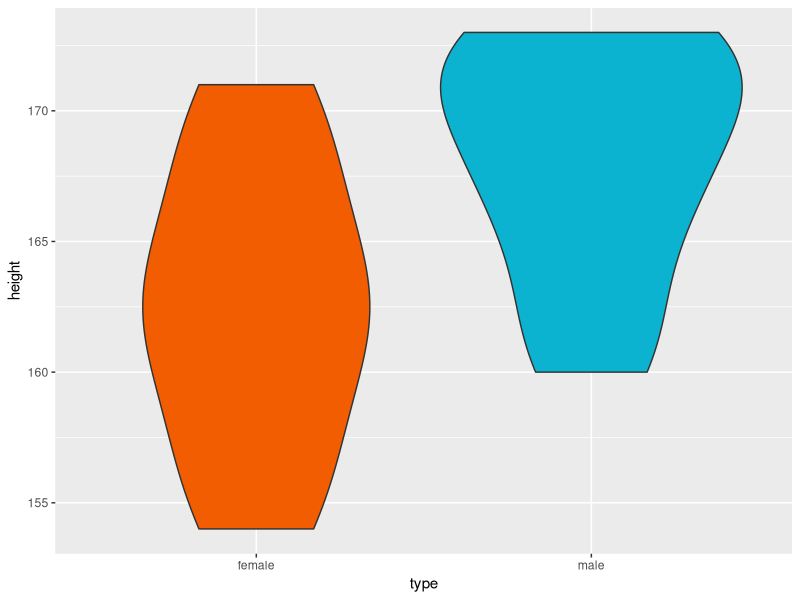

The R source for this figure:
## ---- chunk 1
set.seed(123)
# 正規分布に従う、平均167、分散4の乱数を30個生成し、母集団とする
# 母集団は一般に未知であるが、ここでは「神の視点」で母集団の性質を知っていると仮定する
x <- 
  floor(rnorm(n = 30, mean = 167, sd = sqrt(4)))

sample_x <- 
  sample(x, size = 10, replace = FALSE)
## ---- chunk 2
# 標本集団の平均値（標本平均）
mean(sample_x)

# 母集団の平均値（母平均）
mean(x)
## ---- chunk 3
# 偏りのある標本から得られた標本の標本平均
# たまたま、身長が低い生徒から標本が得られたと仮定する
sample_x2 <- 
  sort(x)[1:10]
mean(sample_x2)
#> [1] 164.2
## ---- chunk 4
n <- length(sample_x) # 標本の大きさ
t <- qt(0.975, df = n - 1) # t分布の上側2.5%点。自由度(degree of freedom)はn-1
s <- sd(sample_x)

standard_error <- sd(sample_x) / sqrt(n) # 標準誤差

# 信頼水準95%の信頼区間（95%信頼区間）
(lower_limit <- mean(sample_x) - t * standard_error) # 信頼区間の下限
(upper_limit <- mean(sample_x) + t * standard_error) # 信頼区間の上限
## ---- chunk 5
# 信頼区間の下限と上限、95%信頼区間であることを出力
t.test(sample_x)$conf.int

# 信頼区間の下限と上限、99%信頼区間であることを出力
# t.test(sample_x, conf.level = 0.99)$conf.int
## ---- chunk 6
# 信頼区間の範囲に母平均が含まれる
dplyr::between(mean(x), lower_limit, upper_limit)

# 100個の標本について信頼区間を求めると、平均して5つは母平均を含まない値を得る
set.seed(123456)
d <- tibble::as_tibble(as.data.frame(matrix(nrow = 100, ncol = 3)))
for (i in seq.int(100)) {
  ci <- t.test(sample(x, size = 10, replace = FALSE))$conf.int
  d[i, ] <- tibble::tibble(
    lower_limit = ci[1],
    upper_limit = ci[2],
    mean_x = mean(x)
  )
}
d <- 
  setNames(d, c("lower_limit", "upper_limit", "mean_x"))
# 信頼区間が母平均を含まない場合
d |> 
  dplyr::mutate(check = dplyr::between(mean_x, lower_limit, upper_limit)) |> 
  dplyr::filter(check == FALSE)
## ---- chunk 7
# 男女別でのクラスの生徒の身長
height_male <- 
  c(160, 162, 165, 167, 168, 170, 171, 172, 173, 173)
height_female <- 
  c(156, 158, 161, 163, 164, 162, 167, 154, 169, 171)
## ---- chunk 8
library(ggplot2)

tibble::tibble(type = rep(c("male", "female"), each = 10), 
               height = c(height_male, height_female)) |> 
  ggplot() +
  aes(type, height) + 
  geom_violin(aes(fill = type), show.legend = FALSE) +
  scale_fill_manual(values = c(male = "#0cb3d1",
                               female = "#f25d02"))
## ---- chunk 9
# 各標本の平均を計算
M1 <- mean(height_male)
M2 <- mean(height_female)

# 各標本の標準偏差を計算
s1 <- sd(height_male)
s2 <- sd(height_female)

# 各標本のサイズを計算
n1 <- length(height_male)
n2 <- length(height_female)

# t値を計算
(t_value <- (M1 - M2) / sqrt((s1^2/n1) + (s2^2/n2)))
## ---- chunk 10
# t分布の上側5%点を計算
qt(0.95, df = (n1 + n2)-2)
## ---- chunk 11
t_value >= qt(0.95, df = (n1 + n2)-2)
## ---- chunk 12
# p値を計算
p_value <- 1 - pt(t_value, df = (n1 + n2)-2)
# 両側検定の場合は、p値を2倍する
(p_value <- p_value*2)
## ---- chunk 13
# 2つの標本のt検定 (Studentのt検定)
# var.equal = TRUE により2つの標本の分散が等しいと仮定する
t_test <- t.test(height_male, height_female, var.equal = TRUE)
t_test
